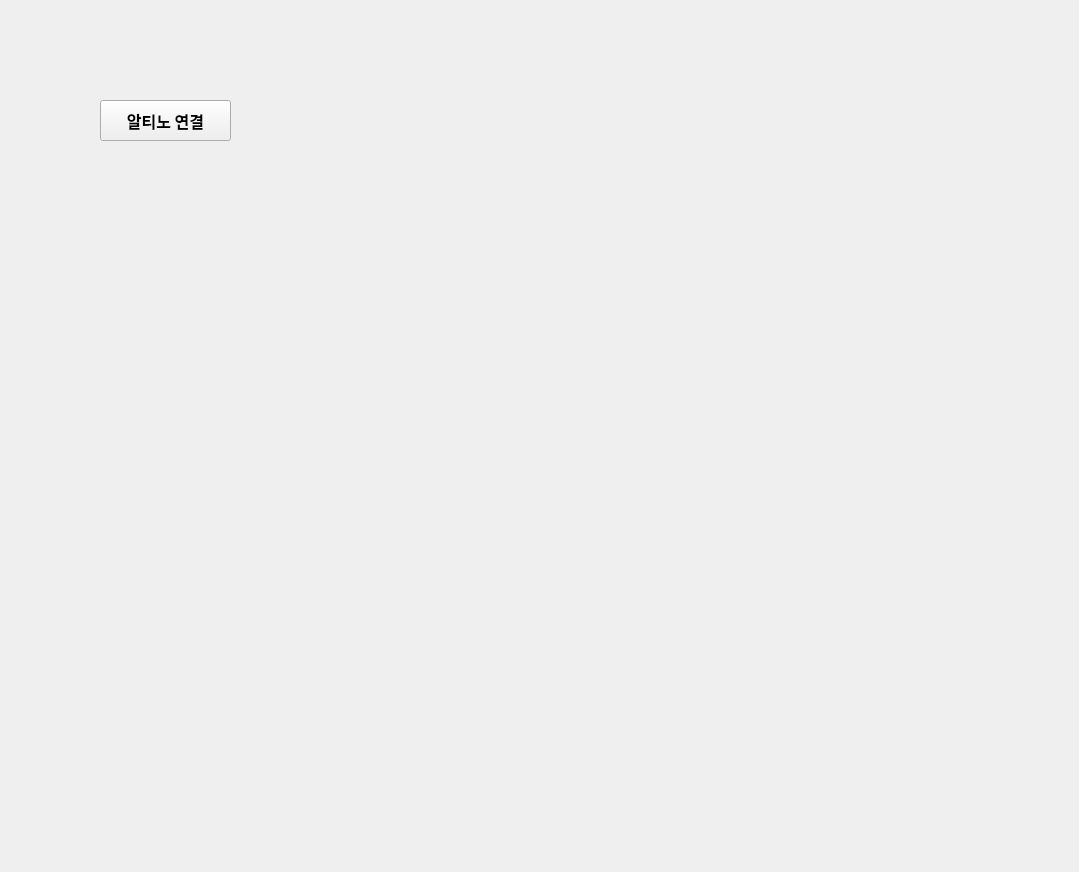
<?xml version="1.0" encoding="UTF-8"?>
<ui version="4.0">
 <class>Form</class>
 <widget class="QWidget" name="Form">
  <property name="geometry">
   <rect>
    <x>0</x>
    <y>0</y>
    <width>1079</width>
    <height>872</height>
   </rect>
  </property>
  <property name="windowTitle">
   <string>Form</string>
  </property>
  <widget class="QPushButton" name="altino_connect">
   <property name="geometry">
    <rect>
     <x>100</x>
     <y>100</y>
     <width>131</width>
     <height>41</height>
    </rect>
   </property>
   <property name="font">
    <font>
     <family>Adobe Arabic</family>
     <pointsize>12</pointsize>
     <weight>75</weight>
     <bold>true</bold>
    </font>
   </property>
   <property name="cursor">
    <cursorShape>ArrowCursor</cursorShape>
   </property>
   <property name="text">
    <string>알티노 연결</string>
   </property>
   <property name="checkable">
    <bool>false</bool>
   </property>
   <property name="checked">
    <bool>false</bool>
   </property>
  </widget>
 </widget>
 <resources/>
 <connections/>
</ui>
